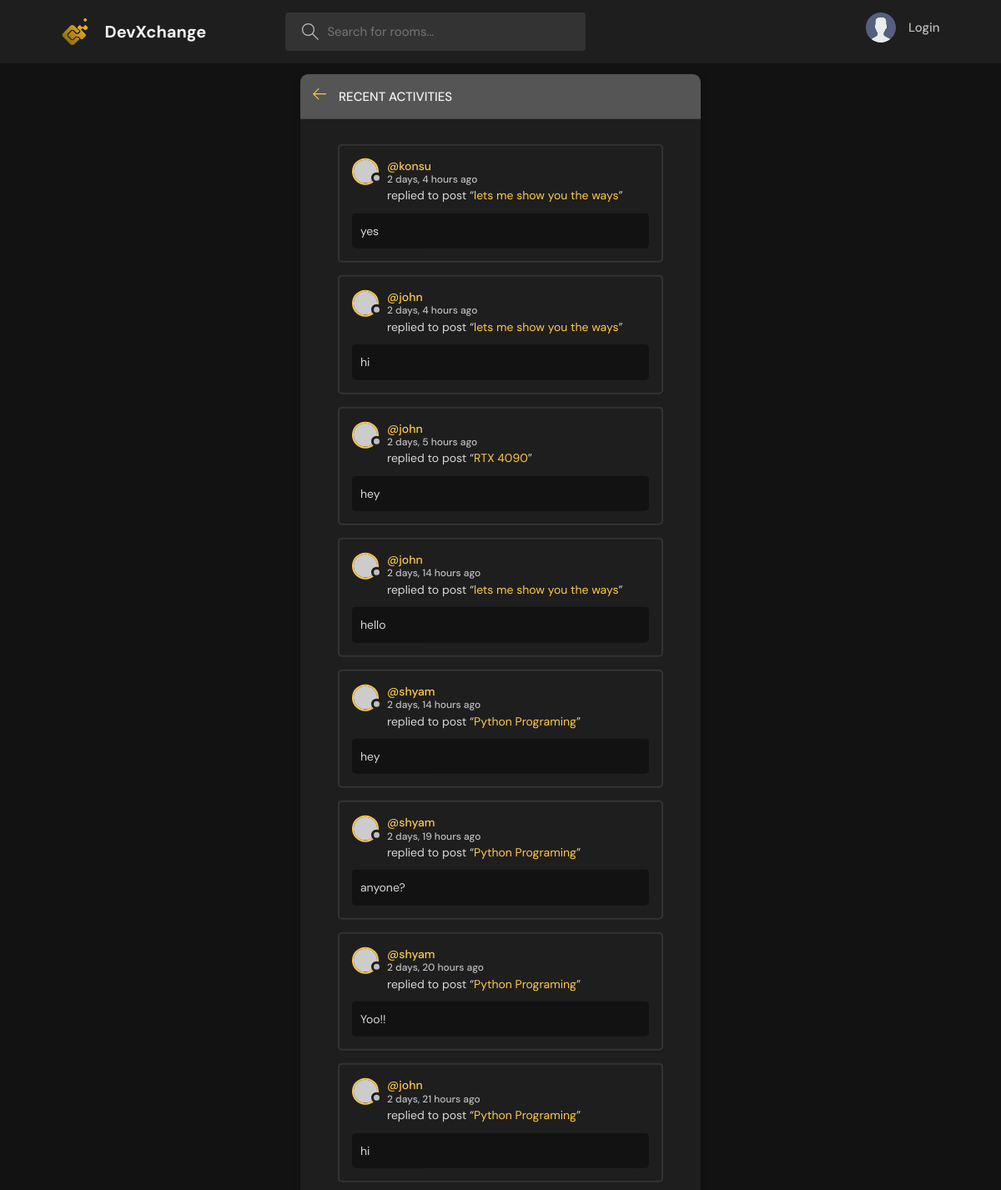
/activity/, run on an earlier commit of the app's database.
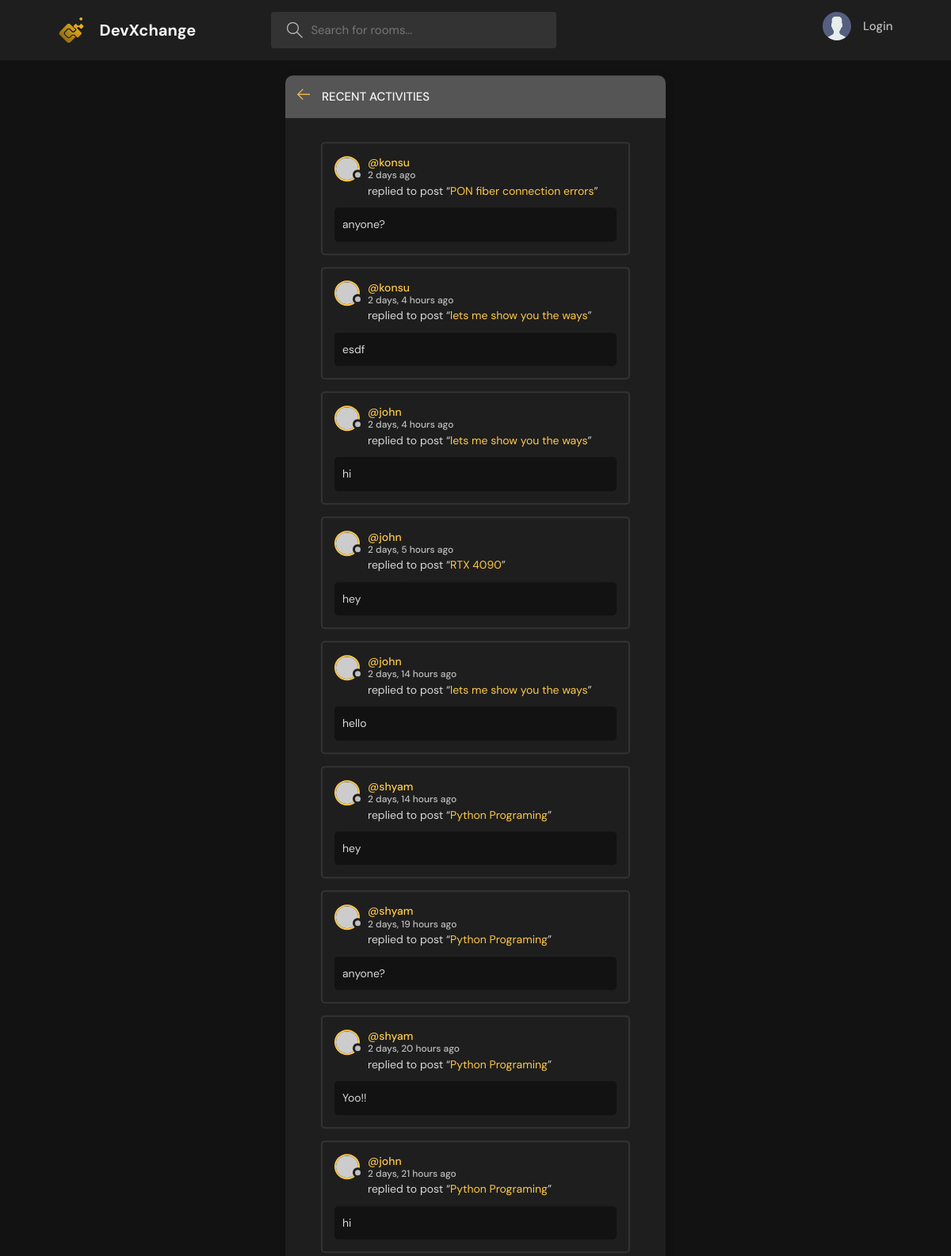
And on a later commit of the database.
### base/models.py (models this page shows, shortened)
class Message(models.Model):
    user = models.ForeignKey(User,on_delete=models.CASCADE)
    room = models.ForeignKey(Room,on_delete=models.CASCADE)
    body = models.TextField()
    updated = models.DateTimeField(auto_now=True)
    created = models.DateTimeField(auto_now_add=True)
    class Meta:
        ordering = ['-updated','-created']

class Room(models.Model):
    host = models.ForeignKey(User,on_delete=models.CASCADE,null=True)
    topic = models.ForeignKey(Topic,on_delete=models.SET_NULL,null=True)
    name = models.CharField(max_length=256)
    description = models.TextField(null=True , blank= True)
    participants = models.ManyToManyField(User,related_name='participants',blank=True)
    updated = models.DateTimeField(auto_now=True)
    created = models.DateTimeField(auto_now_add=True)
    class Meta:
        ordering = ['-updated','-created']
    def __str__(self):
        return self.name

### base/views.py (the view)
# urls.py: path('activity/',views.activityPage,name="activity"),
def activityPage(request):
    room_messages = Message.objects.all()
    return render(request,'base/activity.html',{'room_messages':room_messages})

### templates/base/activity.html (shortened to what this page needs)
{% extends 'main.html' %}
{% block content %}
    <main class="layout">
      <div class="container">
        <div class="layout__box">
          <div class="layout__boxHeader">
            <div class="layout__boxTitle">
              <a href="{{request.META.HTTP_REFERER}}">
                <svg version="1.1" xmlns="http://www.w3.org/2000/svg" width="32" height="32" viewBox="0 0 32 32">
                  <title>arrow-left</title>
                  <path
                    d="M13.723 2.286l-13.723 13.714 13.719 13.714 1.616-1.611-10.96-10.96h27.625v-2.286h-27.625l10.965-10.965-1.616-1.607z"
                  ></path>
                </svg>
              </a>
              <h3>Recent Activities</h3>
            </div>
          </div>
          <div class="activities-page layout__body">
            {% for message in  room_messages %}
            <div class="activities__box">
              <div class="activities__boxHeader roomListRoom__header">
                <a href="{% url 'user-profile' message.user.id %}" class="roomListRoom__author">
                  <div class="avatar avatar--small">
                    <img src="https://randomuser.me/api/portraits/women/11.jpg" />
                  </div>
                  <p>
                    @{{message.user}}
                    <span>{{message.created|timesince}} ago</span>
                  </p>
                </a>
              </div>
              <div class="activities__boxContent">
                <p>replied to post “<a href = {% url 'room' message.room.id %} >{{message.room}} </a>”</p>
                <div class="activities__boxRoomContent">
                  {{message.body}}
                </div>
              </div>
            </div>
            {% endfor %}
          </div>
        </div>
      </div>
    </main>
{% endblock content %}

What changed in the data, as far as the page shows it:
added Message: user "konsu", created "2 days", room "PON fiber connection errors", body "anyone?"
changed Message: body "yes" → "esdf"
